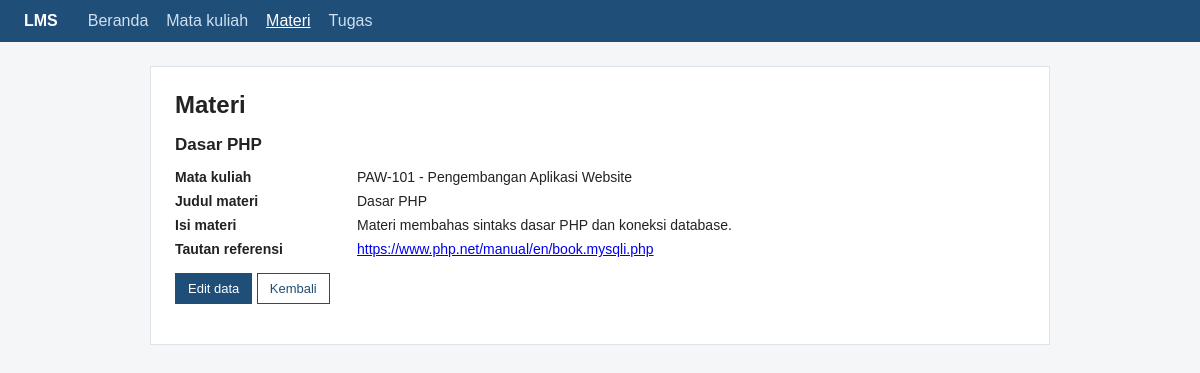
The app's page /materi_detail.php?id=2 with its own data.
### tables this page shows
CREATE TABLE IF NOT EXISTS materi (
  id INT UNSIGNED AUTO_INCREMENT PRIMARY KEY,
  mata_kuliah_id INT UNSIGNED NOT NULL,
  judul VARCHAR(150) NOT NULL,
  isi TEXT NOT NULL,
  tautan VARCHAR(255) NOT NULL,
  FOREIGN KEY (mata_kuliah_id) REFERENCES mata_kuliah(id) ON DELETE RESTRICT
);

CREATE TABLE IF NOT EXISTS mata_kuliah (
  id INT UNSIGNED AUTO_INCREMENT PRIMARY KEY,
  kode VARCHAR(20) NOT NULL UNIQUE,
  nama VARCHAR(100) NOT NULL,
  dosen VARCHAR(100) NOT NULL,
  semester TINYINT UNSIGNED NOT NULL
);

### materi_detail.php (the view, shortened to what this page needs)
<?php
require 'koneksi.php';
$id = valid_id($_GET['id'] ?? null);
$st = $conn->prepare('SELECT m.id, m.judul, m.isi, m.tautan, k.kode, k.nama FROM materi m JOIN mata_kuliah k ON k.id = m.mata_kuliah_id WHERE m.id = ?');
$st->bind_param('i', $id);
$st->execute();
$d = $st->get_result()->fetch_assoc();
?>
<h1>Materi</h1>
<h2><?= e($d['judul']) ?></h2>
<dl class="detail">
    <dt>Mata kuliah</dt>
    <dd><?= e($d['kode']) ?> - <?= e($d['nama']) ?></dd>
    <dt>Judul materi</dt>
    <dd><?= e($d['judul']) ?></dd>
    <dt>Isi materi</dt>
    <dd><?= nl2br(e($d['isi'])) ?></dd>
    <dt>Tautan referensi</dt>
    <dd>
        <a href="<?= e($d['tautan']) ?>" target="_blank" rel="noopener noreferrer">
            <?= e($d['tautan']) ?>
        </a>
    </dd>
</dl>
<p>
    <a class="btn pri" href="materi_form.php?id=<?= (int)$d['id'] ?>">Edit data</a>
    <a class="btn" href="materi.php">Kembali</a>
</p>

### style.css (style rules this page uses)
* { box-sizing: border-box; }
body { font-family: Arial, Helvetica, sans-serif; background: #f4f6f8; color: #222; margin: 0; }
h1 { font-size: 24px; margin-top: 0; }
h2 { font-size: 17px; }
.btn { display: inline-block; padding: 7px 12px; border: 1px solid #1f4e79; background: #fff; color: #1f4e79; text-decoration: none; font-size: 13px; cursor: pointer; font-family: inherit; }
.btn.pri { background: #1f4e79; color: #fff; }
.detail { display: grid; grid-template-columns: 170px 1fr; gap: 8px 12px; font-size: 14px; }
.detail dt { font-weight: bold; }
.detail dd { margin: 0; }

### records on screen
materi: judul "Dasar PHP", mata_kuliah.kode "PAW-101", mata_kuliah.nama "Pengembangan Aplikasi Website", isi "Materi membahas sintaks dasar PHP dan koneksi database.", tautan "https://www.php.net/manual/en/book.mysqli.php"

### other values on screen
$l "Beranda"
$l "Mata kuliah"
$l "Materi"
$l "Tugas"
